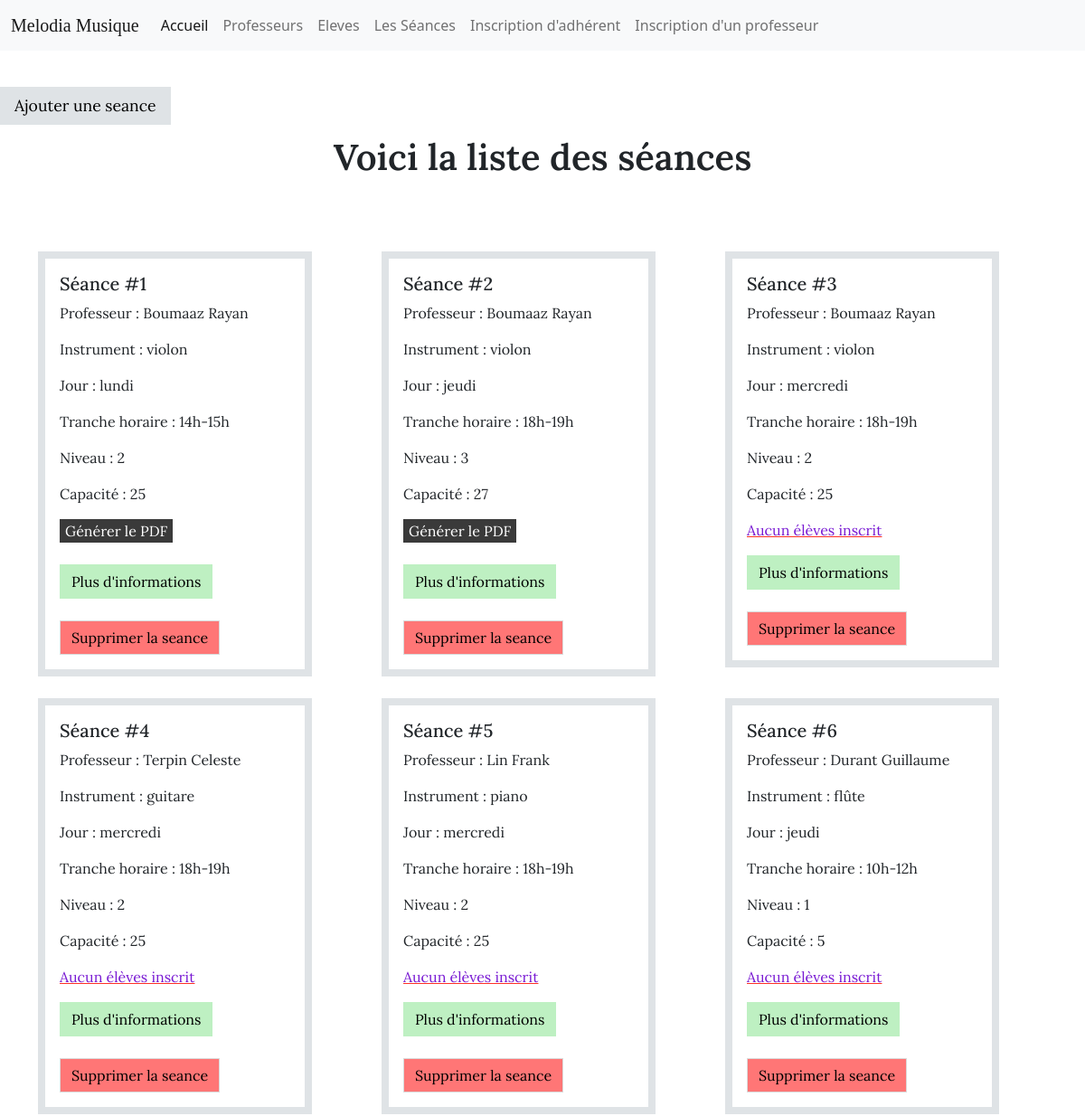
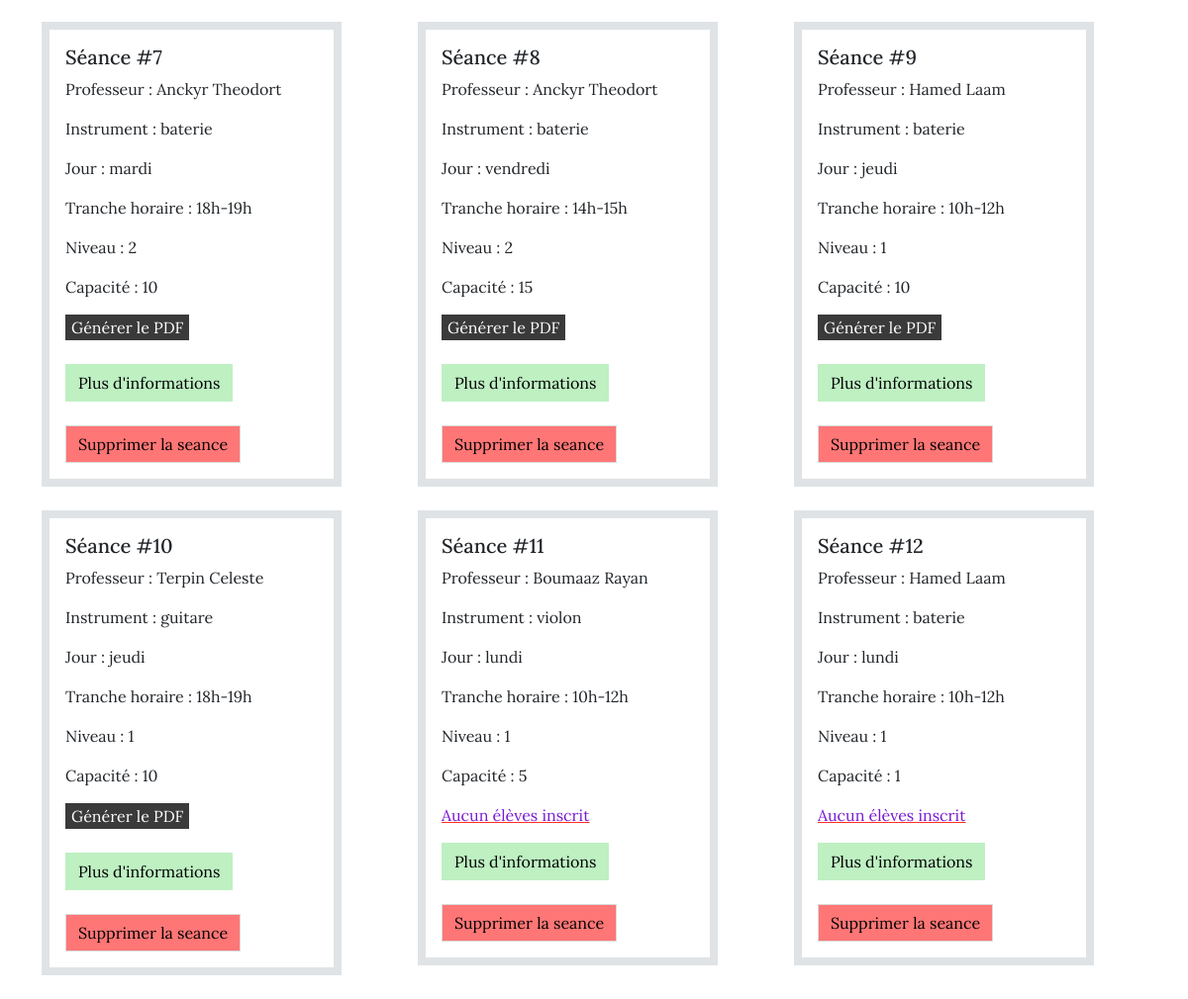
Page /controleurs/controleurSeance.php (signed in) on the committed database (2 pictures, top to bottom).
### tables this page shows
CREATE TABLE `seance` (
  `IDPROF` int(11) NOT NULL,
  `NUMSEANCE` int(11) NOT NULL,
  `TRANCHE` char(32) NOT NULL,
  `JOUR` char(32) NOT NULL,
  `NIVEAU` int(11) NOT NULL,
  `CAPACITE` int(11) DEFAULT NULL
);

CREATE TABLE `instrument` (
  `LIBELLE` char(32) NOT NULL
);

### modeles/monPdo.php (called while the page is built, shortened)
<?php
class MonPdo
{
private static $serveur='mysql:host=localhost';
private static $bdd='dbname=conservatoireefrei';
private static $user='root' ;
private static $mdp='' ;
private static $unPdo = null;
private function __construct()
{
    MonPdo::$unPdo = new PDO(MonPdo::$serveur.';'.MonPdo::$bdd, MonPdo::$user, MonPdo::$mdp);
    MonPdo::$unPdo->query("SET CHARACTER SET utf8");
    MonPdo::$unPdo->setAttribute(PDO::ATTR_ERRMODE, PDO::ERRMODE_EXCEPTION);
}
public static function getInstance()
{
    return self::$unPdo;
}
}
?>

### modeles/seance.php (called while the page is built, shortened)
<?php
class Seance{
        private $numsceance;
        private $tranche;
        private $jour;
        private $niveau;
        private $capacite;
        private $prof_nom;
        private $prof_prenom;
        private $instrument;
        private $nb_eleve;
        public function __constructSeance($id,$numsceance,$tranche,$jour,$niveau,$capacite,$prof_nom,$prof_prenom,$instrument,$nb_eleve){
            $this->numsceance=$numsceance;
            $this->tranche=$tranche;
            $this->jour=$jour;
            $this->niveau=$niveau;
            $this->capacite=$capacite;
            $this->prof_nom=$prof_nom;
            $this->prof_prenom=$prof_prenom;
            $this->instrument=$instrument;
            $this->nb_eleve=$nb_eleve;
        }
        public function __construct() {
            $args = func_get_args();
        }
        public function getNumSceance(){
            return $this->numsceance;
        }
        public function getTranche(){
            return $this->tranche;
        }
        public function getJour(){
            return $this->jour;
        }
        public function getNiveau(){
            return $this->niveau;
        }
        public function getCapacite(){
            return $this->capacite;
        }
        public function getProf_nom(){
            return $this->prof_nom;
        }
        public function getProf_prenom(){
            return $this->prof_prenom;
        }
        public function getInstrument(){
            return $this->instrument;
        }
        public function getNb_eleve(){
            return $this->nb_eleve;
        }
        public static function getLesSeances()
        {
            $stmt = MonPdo::getInstance()->prepare(
                "SELECT seance.*, personne.NOM, personne.PRENOM, instrument.LIBELLE, COUNT(inscription.NUMSEANCE) AS nb_eleve
                FROM seance
                LEFT JOIN inscription ON seance.NUMSEANCE = inscription.NUMSEANCE
                LEFT JOIN prof ON seance.IDPROF = prof.IDPROF
                LEFT JOIN personne ON prof.IDPROF = personne.ID
                LEFT JOIN instrument ON prof.INSTRUMENT = instrument.LIBELLE
                GROUP BY seance.numseance"
            );
            $stmt->execute();
            $lesResultats = $stmt->fetchAll(PDO::FETCH_FUNC, function ($id, $numsceance, $tranche, $jour, $niveau, $capacite, $nom, $prenom, $libelle, $nb_eleve) {
                return new Seance($id, $numsceance, $tranche, $jour, $niveau, $capacite, $nom, $prenom, $libelle, $nb_eleve);
            });
            return $lesResultats;
        }
}
?>

### vues/listeSeance.php (the view, shortened to what this page needs)
<?php include "vues/entete.php";?>
<nav class="navbar navbar-expand-lg navbar-light bg-light">
  <div class="container-fluid">
    <a class="navbar-brand" href="#">Melodia Musique</a>
    <div class="collapse navbar-collapse" id="navbarNavAltMarkup">
      <div class="navbar-nav">
        <a class="nav-link active" aria-current="page" href="index.php?uc=admin&action=accueilAdmin">Accueil</a>
        <a class="nav-link" href="index.php?uc=admin&action=listeProf">Professeurs</a>
        <a class="nav-link" href="index.php?uc=admin&action=listeEleve">Eleves</a>
        <a class="nav-link" href="index.php?uc=admin&action=listeSeance">Les Séances</a>
        <a class="nav-link" href="index.php?uc=admin&action=inscription">Inscription d'adhérent</a>
        <a class="nav-link" href="index.php?uc=admin&action=ajouterunProf">Inscription d'un professeur</a>
      </div>
    </div>
  </div>
</nav>
<br>
<div class="btn-container1">
<a class="btn1" href="index.php?uc=admin&action=ajouterSeance">Ajouter une seance</a>
</div>
<h1 class="text-center"> Voici la liste des séances </h1><br>
<br><br>
<div class="container">
    <div class="row">
        <?php
        usort($lesSeances, function ($a, $b) {
            return $a->getNumSceance() - $b->getNumSceance();
        });
        foreach ($lesSeances as $seance) :
        ?>
            <div class="col-md-4">
                <div class="card mb-4">
                    <div class="card-body">
                        <h5 class="card-title">Séance #<?php echo htmlspecialchars($seance->getNumSceance()); ?></h5>
                        <p class="card-text">Professeur : <?php echo htmlspecialchars($seance->getProf_nom()) . " " . htmlspecialchars($seance->getProf_prenom()); ?></p>
                        <p class="card-text">Instrument : <?php echo htmlspecialchars($seance->getInstrument()); ?></p>
                        <p class="card-text">Jour : <?php echo htmlspecialchars($seance->getJour()); ?></p>
                        <p class="card-text">Tranche horaire : <?php echo htmlspecialchars($seance->getTranche()); ?></p>
                        <p class="card-text">Niveau : <?php echo htmlspecialchars($seance->getNiveau()); ?></p>
                        <p class="card-text">Capacité : <?php echo htmlspecialchars($seance->getCapacite()); ?></p>
                        <?php
                        if($seance->getNb_eleve() != 0 ){
                          ?><form class="form" action="index.php?uc=pdf&action=creationPdf" target="_blank" method="POST" enctype= "multipart/form-data">
                            <button type="submit" class="bouttonPdf">Générer le PDF</button> <br><br>
                            </form>
                          <?php
                        }
                        else{
                          ?>
                          <p style="color:#791AD3 ; text-decoration: underline #FF3028;">Aucun élèves inscrit</p>
                          <?php
                        } ?>
                        <form action="index.php?uc=admin&action=infoSeance" method="POST" enctype="multipart/form-data">
                          <button type="submit" class="btn" name="numsceance" value=<?php echo htmlspecialchars($seance->getNumSceance()); ?>  style="background-color: #BEF0C2; color:black;  border-radius: 0;">Plus d'informations </button>
                        </form>
                        <br>
                        <a type="submit" onclick="return confirm('Voulez-vous vraiment supprimer cette séance ?');" href="index.php?uc=supprimerSeance&numsceance=<?php echo htmlspecialchars($seance->getNumSceance()); ?>" class="btn" role="button" style="background-color: #FF7676; border-color: #DADADA; border-radius: 0; color: black;">Supprimer la seance</a>
                      </div>
                </div>
            </div>
        <?php endforeach; ?>
    </div>
</div>
<?php include "vues/piedpage.php";?>

### controleurs/controleurSeance.php (shortened to what this page needs)
<?php
if($_SESSION["authorisation"]!="OK"){
    include("vues/formAdmin.php");
}
else{
$lesSeances = Seance::getLesSeances();
include "vues/listeSeance.php";
}
?>

### vues/entete.php (shortened to what this page needs)
<!DOCTYPE html>
<html lang="en">
<head>
    <link href="https://cdn.jsdelivr.net/npm/bootstrap@5.2.2/dist/css/bootstrap.min.css" rel="stylesheet">
    <link rel="stylesheet" type="text/css" href="vues/style.css">
</head>
<body>

### vues/piedpage.php (shortened to what this page needs)
<body>
</body>
</html>

### vues/style.css (style rules this page uses)
h1.text-center { padding-top: 1%; font-family: 'Lora', sans-serif; font-weight: 600; }
.navbar-brand { font-family: "Times New Roman", Times, serif; }
.btn-container1 { display: flex; margin-top: 1rem; }
.btn1 { display: inline-block; padding: 0.5rem 1rem; background-color: #DFE3E6; border: none; color: #000; font-size: 1.1rem; font-family: 'Lora', serif; text-align: center; text-decoration: none; cursor: pointer; transition: background-color 0.3s; }
.card { border: 8px solid #DFE3E6; font-family: 'Lora', serif; border-radius: 0%; margin-right: 15%; }
.bouttonPdf { background-color: #3a3a3a; color:#ffffff; border-radius: 0; border: none; }

### rows in the picture
seance: NUMSEANCE "1", Prof_nom "Boumaaz", Prof_prenom "Rayan", instrument.LIBELLE "violon", JOUR "lundi", TRANCHE "14h-15h", NIVEAU "2", CAPACITE "25"
seance: NUMSEANCE "2", Prof_nom "Boumaaz", Prof_prenom "Rayan", instrument.LIBELLE "violon", JOUR "jeudi", TRANCHE "18h-19h", NIVEAU "3", CAPACITE "27"
seance: NUMSEANCE "3", Prof_nom "Boumaaz", Prof_prenom "Rayan", instrument.LIBELLE "violon", JOUR "mercredi", TRANCHE "18h-19h", NIVEAU "2", CAPACITE "25", shows "Aucun élèves inscrit"
seance: NUMSEANCE "4", Prof_nom "Terpin", Prof_prenom "Celeste", instrument.LIBELLE "guitare", JOUR "mercredi", TRANCHE "18h-19h", NIVEAU "2", CAPACITE "25", shows "Aucun élèves inscrit"
seance: NUMSEANCE "5", Prof_nom "Lin", Prof_prenom "Frank", instrument.LIBELLE "piano", JOUR "mercredi", TRANCHE "18h-19h", NIVEAU "2", CAPACITE "25", shows "Aucun élèves inscrit"
seance: NUMSEANCE "6", Prof_nom "Durant", Prof_prenom "Guillaume", instrument.LIBELLE "flûte", JOUR "jeudi", TRANCHE "10h-12h", NIVEAU "1", CAPACITE "5", shows "Aucun élèves inscrit"
seance: NUMSEANCE "7", Prof_nom "Anckyr", Prof_prenom "Theodort", instrument.LIBELLE "baterie", JOUR "mardi", TRANCHE "18h-19h", NIVEAU "2", CAPACITE "10"
seance: NUMSEANCE "8", Prof_nom "Anckyr", Prof_prenom "Theodort", instrument.LIBELLE "baterie", JOUR "vendredi", TRANCHE "14h-15h", NIVEAU "2", CAPACITE "15"
seance: NUMSEANCE "9", Prof_nom "Hamed", Prof_prenom "Laam", instrument.LIBELLE "baterie", JOUR "jeudi", TRANCHE "10h-12h", NIVEAU "1", CAPACITE "10"
seance: NUMSEANCE "10", Prof_nom "Terpin", Prof_prenom "Celeste", instrument.LIBELLE "guitare", JOUR "jeudi", TRANCHE "18h-19h", NIVEAU "1", CAPACITE "10"
seance: NUMSEANCE "11", Prof_nom "Boumaaz", Prof_prenom "Rayan", instrument.LIBELLE "violon", JOUR "lundi", TRANCHE "10h-12h", NIVEAU "1", CAPACITE "5", shows "Aucun élèves inscrit"
seance: NUMSEANCE "12", Prof_nom "Hamed", Prof_prenom "Laam", instrument.LIBELLE "baterie", JOUR "lundi", TRANCHE "10h-12h", NIVEAU "1", CAPACITE "1", shows "Aucun élèves inscrit"
